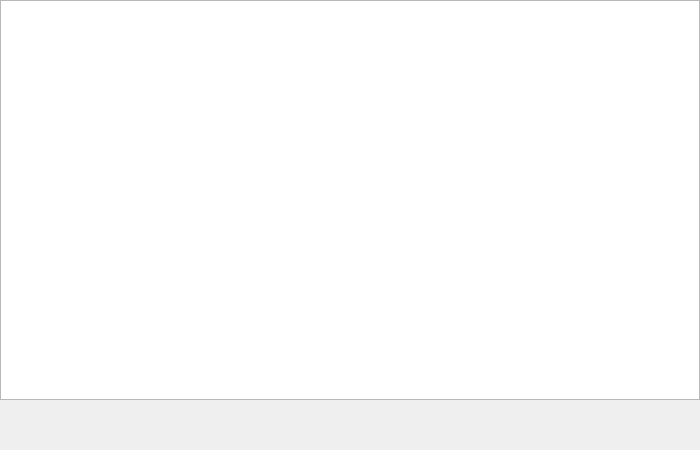
<?xml version="1.0" encoding="UTF-8"?>
<ui version="4.0">
 <class>changelc</class>
 <widget class="QWidget" name="changelc">
  <property name="geometry">
   <rect>
    <x>0</x>
    <y>0</y>
    <width>700</width>
    <height>450</height>
   </rect>
  </property>
  <property name="minimumSize">
   <size>
    <width>700</width>
    <height>450</height>
   </size>
  </property>
  <property name="maximumSize">
   <size>
    <width>700</width>
    <height>450</height>
   </size>
  </property>
  <property name="windowTitle">
   <string>LightCone</string>
  </property>
  <property name="windowIcon">
   <iconset resource="res.qrc">
    <normaloff>:/res/icon.png</normaloff>:/res/icon.png</iconset>
  </property>
  <widget class="QTableView" name="tableView">
   <property name="geometry">
    <rect>
     <x>0</x>
     <y>0</y>
     <width>700</width>
     <height>400</height>
    </rect>
   </property>
   <property name="minimumSize">
    <size>
     <width>700</width>
     <height>400</height>
    </size>
   </property>
   <property name="maximumSize">
    <size>
     <width>700</width>
     <height>400</height>
    </size>
   </property>
   <property name="editTriggers">
    <set>QAbstractItemView::NoEditTriggers</set>
   </property>
   <property name="selectionMode">
    <enum>QAbstractItemView::SingleSelection</enum>
   </property>
   <property name="selectionBehavior">
    <enum>QAbstractItemView::SelectItems</enum>
   </property>
   <property name="sortingEnabled">
    <bool>true</bool>
   </property>
   <attribute name="horizontalHeaderShowSortIndicator" stdset="0">
    <bool>true</bool>
   </attribute>
   <attribute name="horizontalHeaderStretchLastSection">
    <bool>true</bool>
   </attribute>
   <attribute name="verticalHeaderVisible">
    <bool>false</bool>
   </attribute>
  </widget>
  <widget class="QPushButton" name="help">
   <property name="geometry">
    <rect>
     <x>0</x>
     <y>400</y>
     <width>50</width>
     <height>50</height>
    </rect>
   </property>
   <property name="styleSheet">
    <string notr="true">border-radius: 15px;
border-image: url(:/res/help.png);</string>
   </property>
   <property name="text">
    <string/>
   </property>
  </widget>
  <widget class="QPushButton" name="cancel">
   <property name="geometry">
    <rect>
     <x>650</x>
     <y>400</y>
     <width>50</width>
     <height>50</height>
    </rect>
   </property>
   <property name="styleSheet">
    <string notr="true">border-radius: 15px;
border-image: url(:/res/cancel.png);</string>
   </property>
   <property name="text">
    <string/>
   </property>
  </widget>
 </widget>
 <resources>
  <include location="res.qrc"/>
 </resources>
 <connections/>
</ui>
